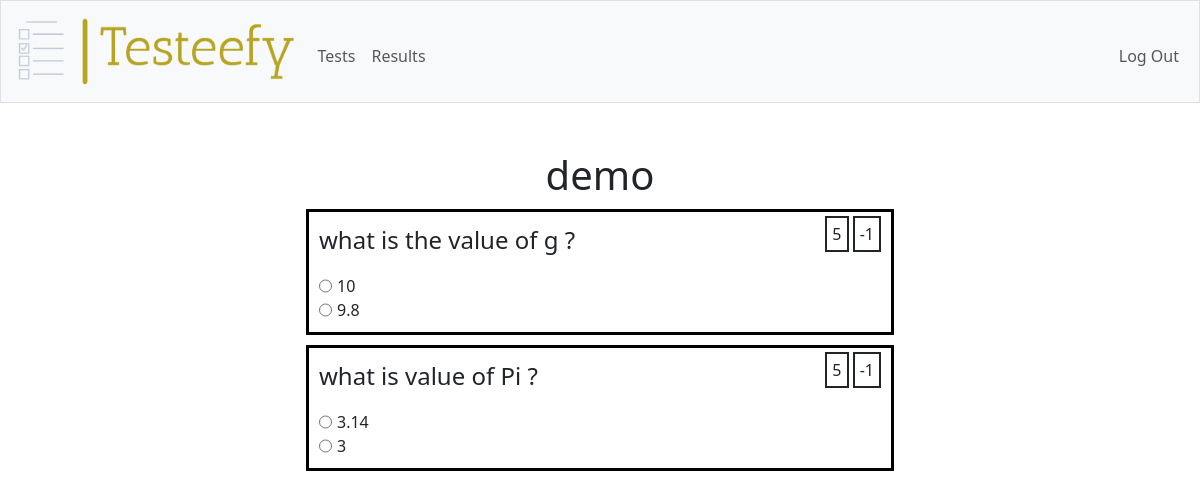
The page /attempt?result_id=1 (signed in) on the database its author committed.
### tables this page shows
CREATE TABLE 'test' ('ID' INTEGER PRIMARY KEY AUTOINCREMENT,
Topic TEXT,
Subject TEXT,
Examiner_id INTEGER,
Max_marks INTEGER,
Min_marks INTEGER, 'Num_of_question' INTEGER, Num_of_attempts INTEGER DEFAULT 0,
FOREIGN KEY(Examiner_id) REFERENCES user(ID));

CREATE TABLE Questions (
Test_id INTEGER,
Question_id INTEGER PRIMARY KEY AUTOINCREMENT,
Ques_Text TEXT,
Correct INTEGER,
Incorrect INTEGER,
FOREIGN KEY(Test_id) REFERENCES test(ID));

CREATE TABLE Options (
Question_id INTEGER,
Option_id INTEGER PRIMARY KEY AUTOINCREMENT,
Option_Text TEXT,
Correct INTEGER,
FOREIGN KEY(Question_id) REFERENCES Question(Question_id));

### app.py (the view)
@app.route("/attempt")
@login_required
def attempt():
    Result_id=request.args.get("result_id")
    if Result_id == None:
        return apology()
    id = db.execute("select Test_id from Result where Id = ?",[Result_id,] ).fetchall()[0][0]
    test = db.execute(
        "select * from test where id = ? ;"
        ,[id,]
    ).fetchall()
    questions = db.execute(
        "select * from Questions where Test_id = ? ;"
        ,[id,]
    ).fetchall()
    options = {}
    for i in questions :
        opt = db.execute(
        "select * from Options where Question_id = ? ;"
        ,[i[1],]
        ).fetchall()
        options[i[1]]=opt
    attempts = db.execute("select option_id from attempts where Result_id = ?",[Result_id]).fetchall()
    return render_template("attempt.html",test=test,Questions=questions ,options=options , attempts = attempts)

### helpers.py (called while the page is built)
def login_required(f):
    @wraps(f)
    def decorated_function(*args, **kwargs):
        if session.get("user_id") is None:
            return redirect("/login")
        return f(*args, **kwargs)
    return decorated_function

### templates/attempt.html (shortened to what this page needs)
{% extends "layout.html" %}
{% block stylesheet %}
    <link href="/static/styles_test.css" rel="stylesheet">
{% endblock %}
{% block main %}
    <h1>{{ test[0][1] }}</h1>
    <form action="/test/submit" method="POST">
        {% for i in Questions %}
            <div class="question_option">
                <div class="question">
                    <p>{{ i[2] }} {% if i[2][-1] != "?" %}?{% endif %}</p>
                    <div>
                        <span class="box">{{ i[3] }}</span>
                        <span class="box">{{ i[4] }}</span>
                    </div>
                </div>
                <div class="options">
                    {% for j in options[i[1]] %}
                        <div class="option">
                            <input type="radio" name="{{ i[1] }}" id="{{ j[1] }}" value="{{ j[1] }}" {% for k in attempts%} {% if j[1] in k %} checked="checked"{% endif %} {% endfor %} required>
                            <label for="{{ j[1] }}">{{ j[2] }}</label>
                        </div>
                    {% endfor %}
                </div>
            </div>
        {% endfor %}
    </form>
{% endblock %}

### static/styles_test.css (style rules this page uses)
.question_option { padding:10px; border-color: black; border-style: solid; width:50%; margin: auto; margin-top: 10px; margin-bottom: 10px; }
.question { display: flex; justify-content: space-between; }
.question>p { font-size: x-large; display: inline }
.box { border-style: solid; border-width: 2px; width: max-content; padding: 5px; }
.option { display: flex; gap: 5px; }

### rows shown on the page
test: Topic "demo"
Questions: Ques_Text "what is the value of g", Correct "5", Incorrect "-1"
Options: Option_Text "10"
Options: Option_Text "9.8"
Questions: Ques_Text "what is value of Pi", Correct "5", Incorrect "-1"
Options: Option_Text "3.14"
Options: Option_Text "3"
